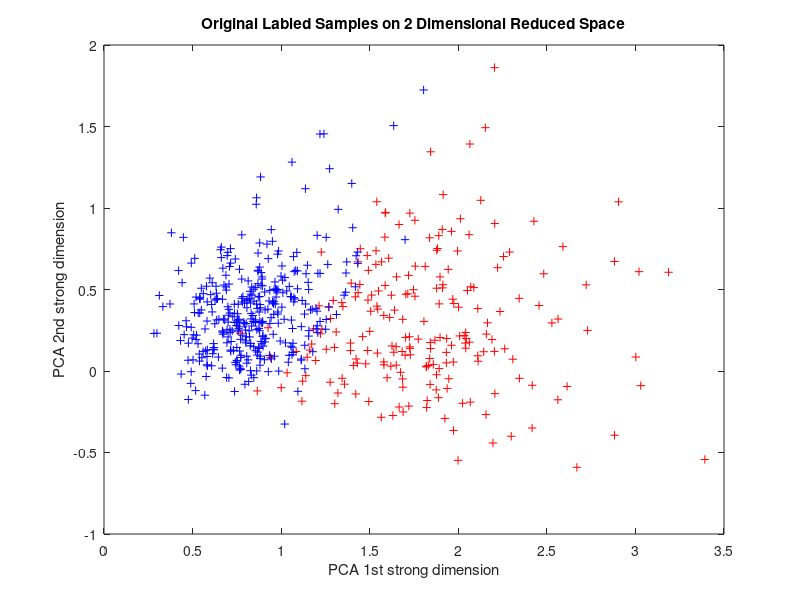

Recreate this plot in MATLAB. (Note: this script raises an error after producing the figure.)
close all;
clear all;
clc;
%% PCA graph 0
load('BreastCancerData.mat');
N = size(X,2);
d = size(X,1);
X = X - min(X,[],2);
X = X./repmat(max(X,[],2), 1, N);

coeff = pca(X');
dim1 = coeff(:,1);
dim2 = coeff(:,2);

X1pca = dim1'*X;
X2pca = dim2'*X;

figure()
plot(X1pca(y==1),X2pca(y==1),'r+')
hold on 
plot(X1pca(y==0),X2pca(y==0),'b+')
xlabel('PCA 1st strong dimension')
ylabel('PCA 2nd strong dimension')
title('Original Labled Samples on 2 Dimensional Reduced Space')


%%
train_precent = 0.8;
N = size(X,2);
num_train_samples= floor(train_precent*N);
rand_indx = randperm(N);
X_train = X(:,rand_indx(1:num_train_samples));
y_train = y(rand_indx(1:num_train_samples));
X_test = X(:,rand_indx(num_train_samples+1:end));
y_test = y(rand_indx(num_train_samples+1:end));

%% K means
[yK ,Centers, KmeanError] = K_means(X,2);

figure()
plot(X1pca(yK==1),X2pca(yK==1),'r+')
hold on 
plot(X1pca(yK==2),X2pca(yK==2),'b+')
xlabel('PCA 1st strong dimension')
ylabel('PCA 2nd strong dimension')
title('K-Means Labled Samples on 2 Dimensional Reduced Space')

%% Supervised Binary Classification

 tic
 trainedStats = naiveBayesTrain(X_train, y_train);
 toc
 tic
 [y_pred_test, err_test]   = naiveBayesTest(X_test, y_test, trainedStats);
 toc
 tic
 [y_pred_train, err_train] = naiveBayesTest(X_train, y_train, trainedStats);
 toc

 %% Logistic Regression
K=10; %num of groups for training
group_size = floor(num_train_samples/K);
for i =1:K-1
    mini_train_sets{i} = X_train(:,(i-1)*group_size+1:i*group_size);
    mini_y_sets{i} = y_train((i-1)*group_size+1:i*group_size);
end
mini_train_sets{K} = X_train(:,i*group_size+1:end);
mini_y_sets{K} = y_train(i*group_size+1:end);

rep =40;
idx = [];
for i = 1:rep
    idx = [idx randperm(K,K)];
end

% eta = linspace(1e-3, 5e-6, rep);
% etaVec = linspace(0.1, 5e-9, rep);
etaVec = 1;
len = length(etaVec);

for i = 1:len
    curTestSamplesCols = 1:size(mini_train_sets,2);
    curXtrain = mini_train_sets(curTestSamplesCols ~= idx(i));
    curYtrain = mini_y_sets(curTestSamplesCols ~= idx(i));
    curXval = mini_train_sets(curTestSamplesCols == idx(i));
    curYval = mini_y_sets(curTestSamplesCols == idx(i));
    X_train_no_val = [];
    y_train_no_val = [];
    for j = 1:length(curXtrain)
        X_train_no_val = [curXtrain{j} X_train_no_val];
        y_train_no_val = [curYtrain{j}; y_train_no_val];
    end 
    trained_teta = logisticRegTrain(X_train_no_val,y_train_no_val, 500, etaVec(i));
    y_predicted = logisticRegTest(curXval{1},trained_teta);
    err(i) = 100*sum(abs(curYval{1}-y_predicted))/length(y_predicted)
end

[~, bestEtaidx] = min(err);
eta = etaVec(bestEtaidx);

